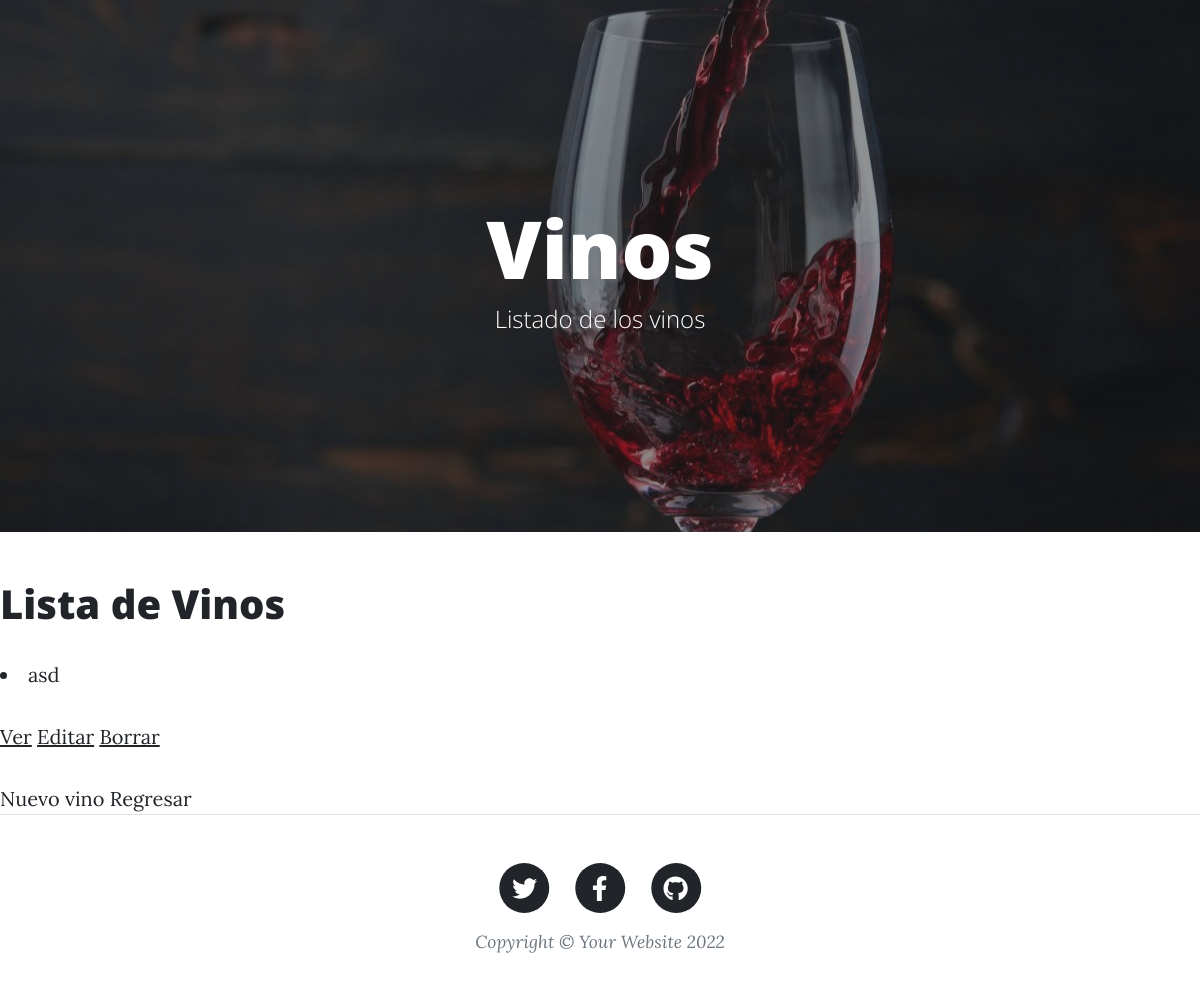
The app's page /AppBlog/vinos/lista/, older data.
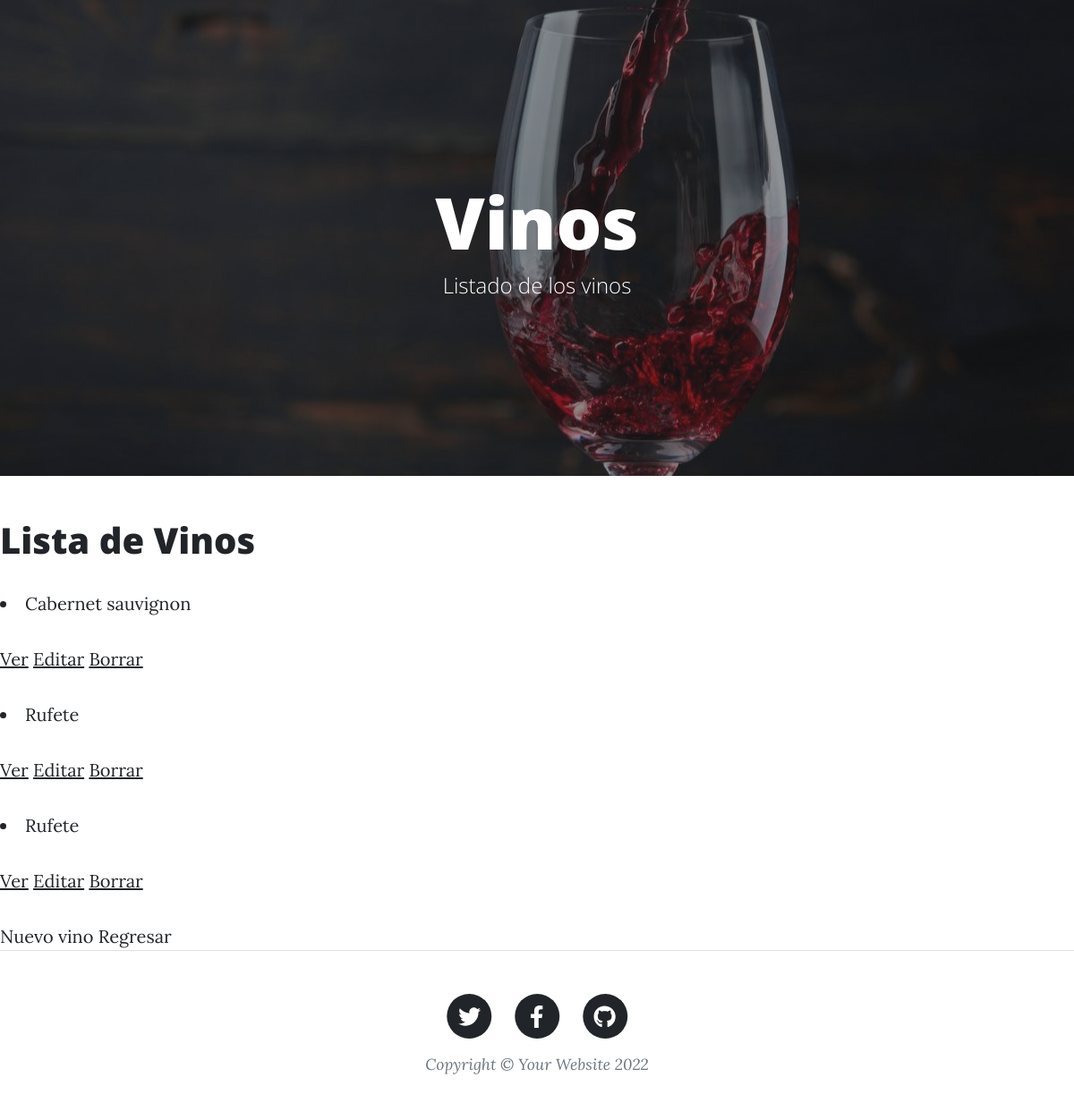
The same page, newer data.
### AppBlog/models.py (models this page shows, shortened)
class Vino(models.Model):
    varietal = models.CharField(max_length=40)
    origen = models.CharField(max_length=40)
    fecha = models.DateField()
    temperatura = models.IntegerField()

### AppBlog/views.py (the view)
# urls.py: path('vinos/lista/', VinosList.as_view(), name = 'vinosLista'),
class VinosList(ListView):
    model = Vino
    template_name = "AppBlog/vinosLista.html"

### AppBlog/template/AppBlog/vinosLista.html (shortened to what this page needs)
{% extends "AppBlog/padre_vinos.html" %}
{% load static %}
{% block contenidoQueCambia %}
<h1>Lista de Vinos</h1>
        {% for vinos in object_list %}
        <li>{{ vinos.varietal}}
            <p>
                <a href="{% url 'vinosDetalle' vinos.id %}">Ver</a>
                <a href="{% url 'vinosEditar' vinos.id %}">Editar</a>
                <a href="{% url 'vinosBorrar' vinos.id %}">Borrar</a>
            </p>
        </li>
        {% endfor %}
        <a href="{% url 'vinosNuevo' %}">Nuevo vino</a>
        <a href="{% url 'vinos' %}">Regresar</a>
{% endblock %}

Row changes from the older to the newer data that the page shows:
removed Vino: varietal "asd"
added Vino: varietal "Cabernet sauvignon"
added Vino: varietal "Rufete"
added Vino: varietal "Rufete"
